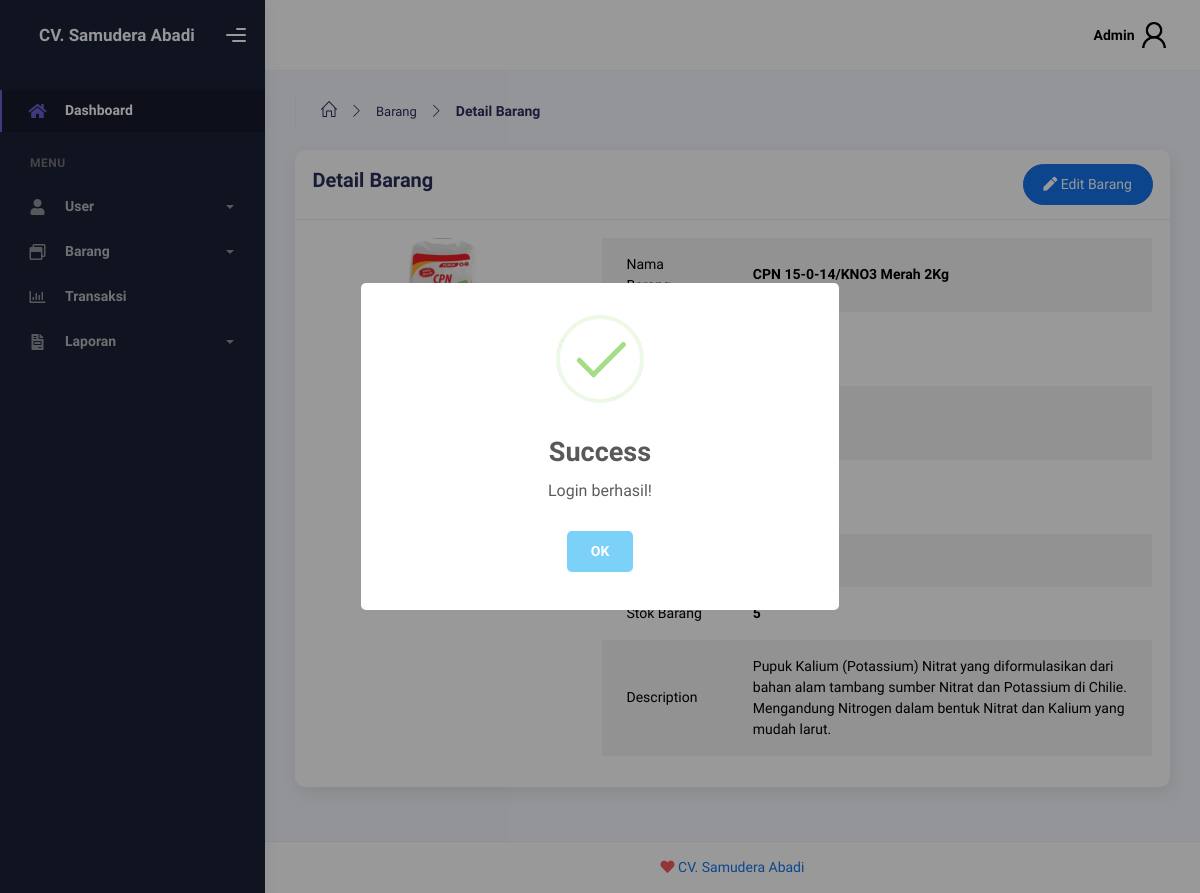
The page /admin/barang/detail/5 (signed in) on the database its author committed.
### tables this page shows
CREATE TABLE barang (
    id INT(5) AUTO_INCREMENT PRIMARY KEY,
    id_kategori INT(5) NOT NULL,
    nama VARCHAR(70) NOT NULL,
    deskripsi TEXT,
    gambar VARCHAR(50),
    berat INT(11),
    satuan VARCHAR(10) NOT NULL,
    harga DECIMAL(10,2) NOT NULL,
    stok INT(11) NOT NULL DEFAULT 0,
    created_at TIMESTAMP DEFAULT CURRENT_TIMESTAMP,
    FOREIGN KEY (id_kategori) REFERENCES kategori(id)
);

### controllers/admin/BarangAdminCtrl.php (called while the page is built, shortened)
<?php
require_once '../models/Barang.php';
class BarangAdminCtrl {
    private $barang;
    public function __construct($pdo = null) {
        $this->barang = new Barang($pdo);
    }
    public function detail($id) {
        $barang = $this->barang->getByIdWithCategory($id);
        renderView('admin/barang/detail', compact('barang'));
    }
}
?>

### public/index.php (called while the page is built, shortened)
<?php
require_once '../config/app.php';
require_once '../routes/index.php';
handleRequest($_SERVER['REQUEST_URI'], $pdo);
?>

### models/BaseModel.php (called while the page is built, shortened)
<?php
class BaseModel {
    public function __construct($pdo, $table) {
        $this->pdo = $pdo;
    }
}
?>

### models/Barang.php (called while the page is built, shortened)
<?php
require_once 'BaseModel.php';
class Barang extends BaseModel {
    public function getByIdWithCategory($id) {
        $stmt = $this->pdo->prepare("
            SELECT b.*, k.nama AS kategori_nama
            FROM barang b
            JOIN kategori k ON b.id_kategori = k.id
            WHERE b.id = :id
        ");
        $stmt->execute(['id' => $id]);
        return $stmt->fetch(PDO::FETCH_ASSOC);
    }
}
?>

### views/pages/admin/barang/detail.php (the view, shortened to what this page needs)
<div class="container">
    <div class="page-inner">
        <div class="page-header">
            <ul class="breadcrumbs" style="margin:0;">
                <li class="nav-home">
                    <a href="/admin/dashboard">
                    <i class="icon-home"></i>
                    </a>
                </li>
                <li class="separator">
                    <i class="icon-arrow-right"></i>
                </li>
                <li class="nav-item">
                    <a href="/admin/barang">
                        Barang
                    </a>
                </li>
                <li class="separator">
                    <i class="icon-arrow-right"></i>
                </li>
                <li class="nav-item">
                    <b>Detail Barang</b>
                </li>
            </ul>
        </div>
        <div class="row">
            <div class="col-md-12">
                <div class="card">
                    <div class="card-header d-flex justify-content-between">
                        <h4 class="card-title">Detail Barang</h4>
                        <a class="btn btn-primary btn-round ms-auto" href="/admin/barang/edit/<?= $barang['id'] ?>">
                        <i class="fas fa-pen mr-2"></i>
                            Edit Barang
                        </a>
                    </div>
                    <div class="card-body">
                        <div class="row">
                            <div class="col-md-12">
                                <div class="row">
                                    <div class="col-md-4 text-center">
                                        <div class="">
                                        </div>
                                    </div>
                                    <div class="col-md-8">
                                        <table class="table table-striped">
                                            <tr>
                                                <td>Nama Barang</td>
                                                <td><b><?= $barang['nama'] ?></b></td>
                                            </tr>
                                            <tr>
                                                <td>Kategori Barang</td>
                                                <td><b><?= $barang['kategori_nama'] ?></b></td>
                                            </tr>
                                            <tr>
                                                <td>Satuan Barang</td>
                                                <td><b><?= $barang['satuan'] ?></b></td>
                                            </tr>
                                            <tr>
                                                <td>Berat Barang</td>
                                                <td><b><?= $barang['berat'] ?></b></td>
                                            </tr>
                                            <tr>
                                                <td>Harga</td>
                                                <td>Rp. <?= number_format($barang['harga'], 2, ',', '.'); ?></td>
                                            </tr>
                                            <tr>
                                                <td>Stok Barang</td>
                                                <td><b><?= $barang['stok'] ?></b></td>
                                            </tr>
                                            <tr>
                                                <td>Description</td>
                                                <td><?= $barang['deskripsi'] ?></td>
                                            </tr>
                                        </table>
                                    </div>
                                </div>
                            </div>
                        </div>
                    </div>
                </div>
            </div>
        </div>
    </div>
</div>

### config/app.php (shortened to what this page needs)
<?php
$routes = [];
function addRoute($method, $route, $controllerPath, $controller, $action) {
    global $routes;
    $routes[] = [
        'method' => $method,
        'route' => $route,
        'controllerPath' => $controllerPath,
        'controller' => $controller,
        'action' => $action
    ];
}
function handleRequest($requestUri, $pdo) {
    global $routes;
    foreach ($routes as $route) {
        if ($_SERVER['REQUEST_METHOD'] == $route['method']) {
            $pattern = str_replace(':id', '(\d+)', $route['route']);
            if (preg_match("#^{$pattern}$#", $requestUri, $matches)) {
                array_shift($matches);
                $controllerFilePath = "../controllers/{$route['controllerPath']}/{$route['controller']}.php";
                if (file_exists($controllerFilePath)) {
                    $controller = new $controllerClass($pdo);
                    $action = $route['action'];
                    $controller->$action(...$matches);
                    return;
                }
            }
        }
    }
    require_once '../views/components/auth/header.php';
    require_once '../views/components/auth/footer.php';
}
function renderView($view, $data = []) {
    extract($data);
    $baseDir = '../views/';
    $requestUri = filter_var($_SERVER['REQUEST_URI'], FILTER_SANITIZE_URL);
    if ($requestUri == "/login" || $requestUri == "/register") {
        $component = 'auth';
    } elseif (strpos($requestUri, "/admin") === 0) {
        $component = 'admin';
    } elseif ($requestUri == "/" || strpos($requestUri, "/public") === 0) {
        $component = 'guest';
    } else {
        $component = 'pelanggan';
    }
    $headerPath = $baseDir . "components/{$component}/header.php";
    $contentPath = $baseDir . "pages/{$view}.php";
    $footerPath = $baseDir . "components/{$component}/footer.php";
    if (file_exists($headerPath)) require_once $headerPath;
    if (file_exists($contentPath)) require_once $contentPath;
    if (file_exists($footerPath)) require_once $footerPath;
}

### views/components/admin/header.php (shortened to what this page needs)
<!DOCTYPE html>
<html lang="en">
    <head>
        <link rel="stylesheet" href="/assets/admin/css/bootstrap.min.css" />
        <link rel="stylesheet" href="/assets/admin/css/plugins.min.css" />
        <link rel="stylesheet" href="/assets/admin/css/kaiadmin.min.css" />
        <link rel="stylesheet" href="/assets/admin/css/demo.css" />
    </head>
    <body>
        <div class="wrapper">
            <?php require_once('sidebar.php');?>
            <div class="main-panel">
                <div class="main-header">
                    <?php require_once('navbar.php');?>
                </div>

### views/components/admin/sidebar.php (shortened to what this page needs)
<div class="sidebar" data-background-color="dark">
    <div class="sidebar-logo">
        <div class="logo-header" data-background-color="dark">
            <a href="/admin/dashboard" class="text-light m-3 logo">
                <b>CV. Samudera Abadi</b>
            </a>
            <div class="nav-toggle">
                <button class="btn btn-toggle toggle-sidebar"><i class="gg-menu-right"></i></button>
            </div>
        </div>
    </div>
    <div class="sidebar-wrapper scrollbar scrollbar-inner">
        <div class="sidebar-content">
            <ul class="nav nav-secondary">
                <li class="nav-item active">
                    <a href="/admin/dashboard" class="collapsed" aria-expanded="false">
                        <i class="fas fa-home"></i>
                        <p>Dashboard</p>
                    </a>
                </li>
                <li class="nav-section">
                    <h4 class="text-section">menu</h4>
                </li>
                <li class="nav-item">
                    <a data-bs-toggle="collapse" href="#user">
                    <i class="fas fa-user"></i>
                        <p>User</p>
                        <span class="caret"></span>
                    </a>
                </li>
                <li class="nav-item">
                    <a data-bs-toggle="collapse" href="#barang">
                    <i class="far fa-window-restore"></i>
                        <p>Barang</p>
                        <span class="caret"></span>
                    </a>
                </li>
                <li class="nav-item">
                    <a href="/admin/transaksi/list">
                        <i class="far fa-chart-bar"></i>
                        <p>Transaksi</p>
                    </a>
                </li>
                <li class="nav-item">
                    <a data-bs-toggle="collapse" href="#laporan">
                        <i class="fas fa-file-invoice"></i>
                        <p>Laporan</p>
                        <span class="caret"></span>
                    </a>
                </li>
            </ul>
        </div>
    </div>
</div>

### views/components/admin/navbar.php (shortened to what this page needs)
<nav class="navbar navbar-header navbar-header-transparent navbar-expand-lg border-bottom">
    <div class="container-fluid">
        <ul class="navbar-nav topbar-nav ms-md-auto align-items-center">
            <li class="nav-item topbar-user dropdown hidden-caret">
                <a class="dropdown-toggle profile-pic" data-bs-toggle="dropdown" href="#" aria-expanded="false">
                    <span class="profile-username">
                        <span class="fw-bold"><?= $_SESSION['nama'] ?></span>
                    </span>
                    <div class="avatar-sm">
                        <img src="/assets/img/profile/<?= $_SESSION['foto'] ?>" alt="..." class="avatar-img rounded-circle"/>
                    </div>
                </a>
            </li>
        </ul>
    </div>
</nav>

### views/components/admin/footer.php (shortened to what this page needs)
                    <footer class="footer">
                        <div class="container-fluid d-flex justify-content-center">
                            <div class="copyright"><i class="fa fa-heart heart text-danger"></i>
                                <a href="">CV. Samudera Abadi</a>
                            </div>
                        </div>
                    </footer>
                </div>
            </div>
    </body>
</html>

### rows shown on the page
barang: nama "CPN 15-0-14/KNO3 Merah 2Kg", stok "5", deskripsi "Pupuk Kalium (Potassium) Nitrat yang diformulasikan dari bahan alam tambang sumber Nitrat dan Potassium di Chilie. Mengandung Nitrogen dalam bentuk Nitrat dan Kalium yang mudah larut."
